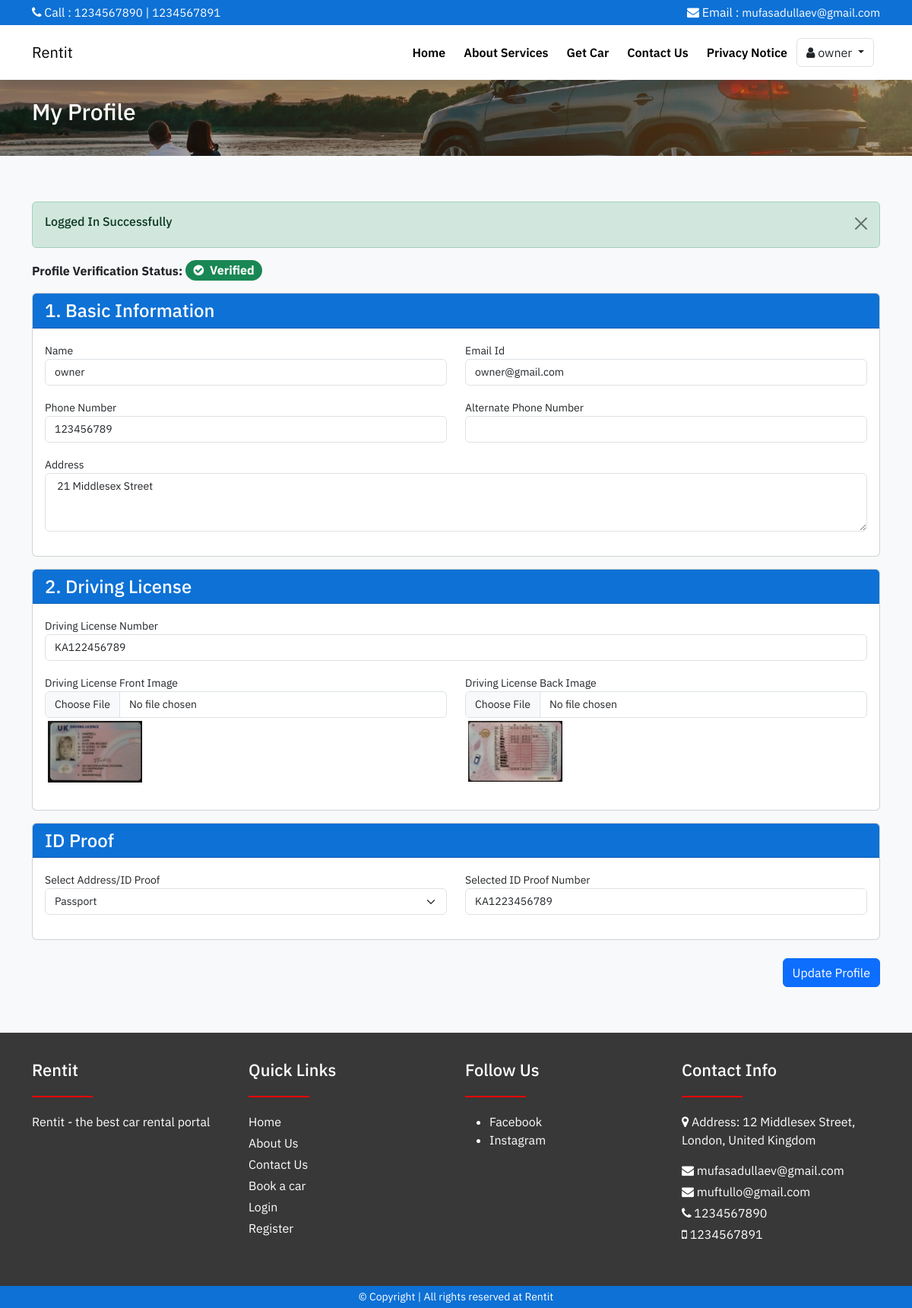
The app's page /profile.php (signed in) with its own data.
### tables this page shows
CREATE TABLE `web_settings` (
  `id` int(11) UNSIGNED NOT NULL,
  `title` varchar(255) NOT NULL,
  `url` varchar(255) DEFAULT NULL,
  `description` varchar(1000) DEFAULT NULL,
  `logo` varchar(100) DEFAULT NULL,
  `address` varchar(500) DEFAULT NULL,
  `email1` varchar(100) DEFAULT NULL,
  `email2` varchar(100) DEFAULT NULL,
  `phone1` varchar(15) DEFAULT NULL,
  `phone2` varchar(15) DEFAULT NULL
);

CREATE TABLE `users` (
  `id` int(11) UNSIGNED NOT NULL,
  `name` varchar(100) NOT NULL,
  `email` varchar(100) NOT NULL,
  `password` varchar(100) NOT NULL,
  `phone` varchar(20) DEFAULT NULL,
  `alt_phone` varchar(20) DEFAULT NULL,
  `address` varchar(500) DEFAULT NULL,
  `role` enum('user','owner','admin') DEFAULT NULL,
  `is_ban` tinyint(1) DEFAULT 0 COMMENT '0=active,1=ban',
  `is_verified` tinyint(1) NOT NULL DEFAULT 0,
  `remarks` varchar(500) DEFAULT NULL,
  `dl_number` varchar(100) DEFAULT NULL,
  `dl_image_front` varchar(100) DEFAULT NULL,
  `dl_image_back` varchar(100) DEFAULT NULL,
  `id_proof_type` enum('Passport','ID Card') DEFAULT NULL,
  `id_proof_number` varchar(100) DEFAULT NULL,
  `created_at` DATE DEFAULT (CURRENT_DATE)

);

CREATE TABLE `social_medias` (
  `id` int(11) UNSIGNED NOT NULL,
  `name` varchar(100) NOT NULL,
  `slug` varchar(150) NOT NULL,
  `status` tinyint(1) DEFAULT 0 COMMENT '0=show,1=hide'
);

### profile.php (the view, shortened to what this page needs)
<?php
include('includes/header.php');
?>
<div class="banner py-4">
    <div class="container">
        <h4 class="banner-heading mb-3">My Profile</h4>
    </div>
</div>
<div class="section bg-light">
    <div class="container">
        <div class="row">
            <div class="col-md-12">
                <?php
                    $userId = validate($_SESSION['loggedInUser']['user_id']);
                    $user = getById('users',$userId);
                    if($user['status'] == 200)
                    {
                            ?>
                <h5 class="fs-16 fw-bold mb-3">Profile Verification Status:
                    <?php
                        if($user['data']['dl_number'] != ""){
                            if($user['data']['is_verified']){
                                ?>
                                    <span class="badge bg-success fs-6 rounded-5"><i class="fa fa-check-circle text-white me-1"></i> Verified</span>
                                <?php
                            } else{
                                ?>
                                    <span class="badge bg-warning fs-6 rounded-5"><i class="fa fa-question-circle text-white me-1"></i> Under Review</span>
                                <?php
                            }
                        }
                        else{
                            ?>
                                <span class="badge bg-danger fs-6 rounded-5"><i class="fa fa-question-circle text-white me-1"></i> Documents upload pending</span>
                            <?php
                        }
                    ?>
                </h5>
                <form action="code.php" method="POST" enctype="multipart/form-data">
                    <div class="card mb-3">
                        <div class="card-header">
                            <h4 class="mb-0">1. Basic Information</h4>
                        </div>
                        <div class="card-body">
                            <div class="row">
                                <div class="col-md-6">
                                    <div class="mb-3">
                                        <label>Name</label>
                                        <input type="text" name="name" value="<?= $user['data']['name']; ?>" class="form-control"  required />
                                    </div>
                                </div>
                                <div class="col-md-6">
                                    <div class="mb-3">
                                        <label>Email Id</label>
                                        <input type="email" readonly name="email" value="<?= $user['data']['email']; ?>" class="form-control" />
                                    </div>
                                </div>
                                <div class="col-md-6">
                                    <div class="mb-3">
                                        <label>Phone Number</label>
                                        <input type="text" name="phone" value="<?= $user['data']['phone']; ?>" max="10" class="form-control" required />
                                    </div>
                                </div>
                                <div class="col-md-6">
                                    <div class="mb-3">
                                        <label>Alternate Phone Number</label>
                                        <input type="text" name="alt_phone" value="<?= $user['data']['alt_phone'] ?? ""; ?>" max="10" class="form-control" />
                                    </div>
                                </div>
                                <div class="col-md-12">
                                    <div class="mb-3">
                                        <label>Address</label>
                                        <textarea name="address" class="form-control" required rows="3"> <?= $user['data']['address'] ?? ""; ?></textarea>
                                    </div>
                                </div>
                            </div>
                        </div>
                    </div>
                    <div class="card mb-3">
                        <div class="card-header">
                            <h4 class="mb-0">2. Driving License</h4>
                        </div>
                        <div class="card-body">
                            <div class="row">
                                <div class="col-md-12">
                                    <div class="mb-3">
                                        <label>Driving License Number</label>
                                        <input type="text" name="dl_number" value="<?= $user['data']['dl_number'] ?? ""; ?>" <?= $user['data']['dl_number'] != "" ? 'readonly':''; ?> class="form-control" />
                                    </div>
                                </div>
                                <div class="col-md-6">
                                    <div class="mb-3">
                                        <label>Driving License Front Image</label>
                                        <input type="file" name="dl_image_front" class="form-control" />
                                        <?php
                                            if($user['data']['dl_image_front'] != ""){
                                                ?>
                                                    <img src="<?= $user['data']['dl_image_front']; ?>" alt="" class="w-25 p-1">
                                                <?php
                                            }
                                        ?>
                                    </div>
                                </div>
                                <div class="col-md-6">
                                    <div class="mb-3">
                                        <label>Driving License Back Image</label>
                                        <input type="file" name="dl_image_back" class="form-control" />
                                        <?php
                                            if($user['data']['dl_image_back'] != ""){
                                                ?>
                                                    <img src="<?= $user['data']['dl_image_back']; ?>" alt="" class="w-25 p-1">
                                                <?php
                                            }
                                        ?>
                                    </div>
                                </div>
                            </div>
                        </div>
                    </div>
                    <div class="card mb-3">
                        <div class="card-header">
                            <h4 class="mb-0">ID Proof</h4>
                        </div>
                        <div class="card-body">
                            <div class="row">
                                <div class="col-md-6">
                                    <div class="mb-3">
                                        <label>Select Address/ID Proof</label>
                                        <select name="id_proof_type" class="form-select" required>
                                            <option value="Passport"  <?= $user['data']['id_proof_type'] == 'Passport' ? 'selected':''; ?> >Passport</option>
                                        </select>
                                    </div>
                                </div>
                                <div class="col-md-6">
                                    <div class="mb-3">
                                        <label>Selected ID Proof Number</label>
                                        <input type="text" name="id_proof_number" value="<?= $user['data']['id_proof_number'] ?? ""; ?>" class="form-control" required />
                                    </div>
                                </div>
                            </div>
                        </div>
                    </div>
                    <div class="mb-3 mt-4">
                        <button type="submit" name="updateProfile" class="btn btn-primary float-end">Update Profile</button>
                    </div>
                </form>
                <?php
                    }
                    else
                    {
                    }
                ?>
            </div>
        </div>
    </div>
</div>
<?php include('includes/footer.php'); ?>

### includes/navbar.php (shortened to what this page needs)
<div class="shadow sticky-top">
    <div class="bg-web py-1">
        <div class="container">
            <div class="row">
                <div class="col-md-6 text-white">
                    <span> <i class="fa fa-phone"></i> Call :</span>
                    <a href="tel:<?= webSetting('phone1'); ?>" class="top-nav-link"><?= webSetting('phone1'); ?></a> |
                    <a href="tel:<?= webSetting('phone2'); ?>" class="top-nav-link"><?= webSetting('phone2'); ?></a>
                </div>
                <div class="col-md-6 text-md-end text-white">
                    <span> <i class="fa fa-envelope"></i> Email :</span>
                    <a href="tel:<?= webSetting('email1'); ?>" class="top-nav-link"><?= webSetting('email1'); ?></a>
                </div>
            </div>
        </div>
    </div>
    <nav class="navbar navbar-expand-lg bg-white">
        <div class="container">
            <a class="navbar-brand" href="index.php">
                <?= webSetting('title'); ?>
            </a>
            <div class="collapse navbar-collapse" id="navbarSupportedContent">
                <ul class="navbar-nav ms-auto mb-2 mb-lg-0">
                    <li class="nav-item">
                        <a class="nav-link active" href="index.php">Home</a>
                    </li>
                    <li class="nav-item">
                        <a class="nav-link" href="about-us.php">About Services</a>
                    </li>
                    <li class="nav-item">
                        <a class="nav-link" href="cars.php">Get Car</a>
                    </li>
                    <li class="nav-item">
                        <a class="nav-link" href="contact-us.php">Contact Us</a>
                    </li>
                    <li class="nav-item">
                        <a class="nav-link" href="privacy-notice.php">Privacy Notice</a>
                    </li>
                    <?php
                        if(isset($_SESSION['loggedIn'])){
                            ?>
                            <li class="nav-item dropdown my-auto">
                                <a class="btn border me-2 dropdown-toggle" href="#" role="button" data-bs-toggle="dropdown" aria-expanded="false">
                                    <i class="fa fa-user"></i> <?= $_SESSION['loggedInUser']['name']; ?>
                                </a>
                            </li>
                            <?php
                        }
                    ?>
                </ul>
            </div>
        </div>
    </nav>
</div>

### includes/footer.php (shortened to what this page needs)
    <div class="footer-bg">
        <div class="container">
            <div class="row">
                <div class="col-md-3 mb-3">
                    <h4><?= webSetting('title') ?? 'Website Name' ?></h4>
                    <div class="underline"></div>
                    <p>
                        <?= webSetting('description') ?? 'Website Description' ?>
                    </p>
                </div>
                <div class="col-md-3 mb-3">
                    <h4>Quick Links</h4>
                    <div class="underline"></div>
                    <p class="mb-1"><a href="index.php">Home</a></p>
                    <p class="mb-1"><a href="about-us.php">About Us</a></p>
                    <p class="mb-1"><a href="contact-us.php">Contact Us</a></p>
                    <p class="mb-1"><a href="cars.php">Book a car</a></p>
                    <p class="mb-1"><a href="login.php">Login</a></p>
                    <p class="mb-1"><a href="register.php">Register</a></p>
                </div>
                <div class="col-md-3 mb-3">
                    <h4>Follow Us</h4>
                    <div class="underline"></div>
                    <ul>
                        <?php
                            $socials = getAll('social_medias');
                            if($socials){
                                if(mysqli_num_rows($socials) > 1){
                                    foreach($socials as $socialItem){
                                    ?>
                                        <li>
                                            <a href="<?=$socialItem['slug'];?>" target="_blank">
                                                <?=$socialItem['name'];?>
                                            </a>
                                        </li>
                                    <?php
                                    }
                                }else{
                                    echo '<li>No Social Media</li>';
                                }
                            }else{
                                echo '<li>No Social Media</li>';
                            }
                        ?>
                    </ul>
                </div>
                <div class="col-md-3 mb-3">
                    <h4>Contact Info</h4>
                    <div class="underline"></div>
                    <p><i class="fa fa-map-marker"></i> Address: <?= webSetting('address'); ?></p>
                    <p class="mb-1"> <i class="fa fa-envelope"></i> <?= webSetting('email1'); ?></p>
                    <p class="mb-1"> <i class="fa fa-envelope"></i> <?= webSetting('email2'); ?></p>
                    <p class="mb-1"> <i class="fa fa-phone"></i> <?= webSetting('phone1'); ?></p>
                    <p class="mb-1"> <i class="fa fa-mobile"></i> <?= webSetting('phone2'); ?></p>
                </div>
            </div>
        </div>
    </div>
    <div class="py-1 bg-web">
        <div class="container">
            <p class="mb-0 fs-14 text-white text-center">© Copyright | All rights reserved at <?= webSetting('title') ?? 'Car Rental Services'; ?></p>
        </div>
    </div>
</body>
</html>

### records on screen
web_settings: phone1 "1234567890", phone2 "1234567891", email1 "mufasadullaev@gmail.com", title "Rentit", description "Rentit - the best car rental portal", address "12 Middlesex Street, London, United Kingdom", email2 "muftullo@gmail.com"
users: name "owner", email "owner@gmail.com", phone "123456789", address "21 Middlesex Street", dl_number "KA122456789", dl_image_front (picture), dl_image_back (picture), id_proof_type "Passport", id_proof_number "KA1223456789"
social_medias: name "Facebook"
social_medias: name "Instagram"

### other values on screen
$_SESSION['loggedInUser']['name'] "owner"
$_SESSION['status'] "Logged In Successfully"
